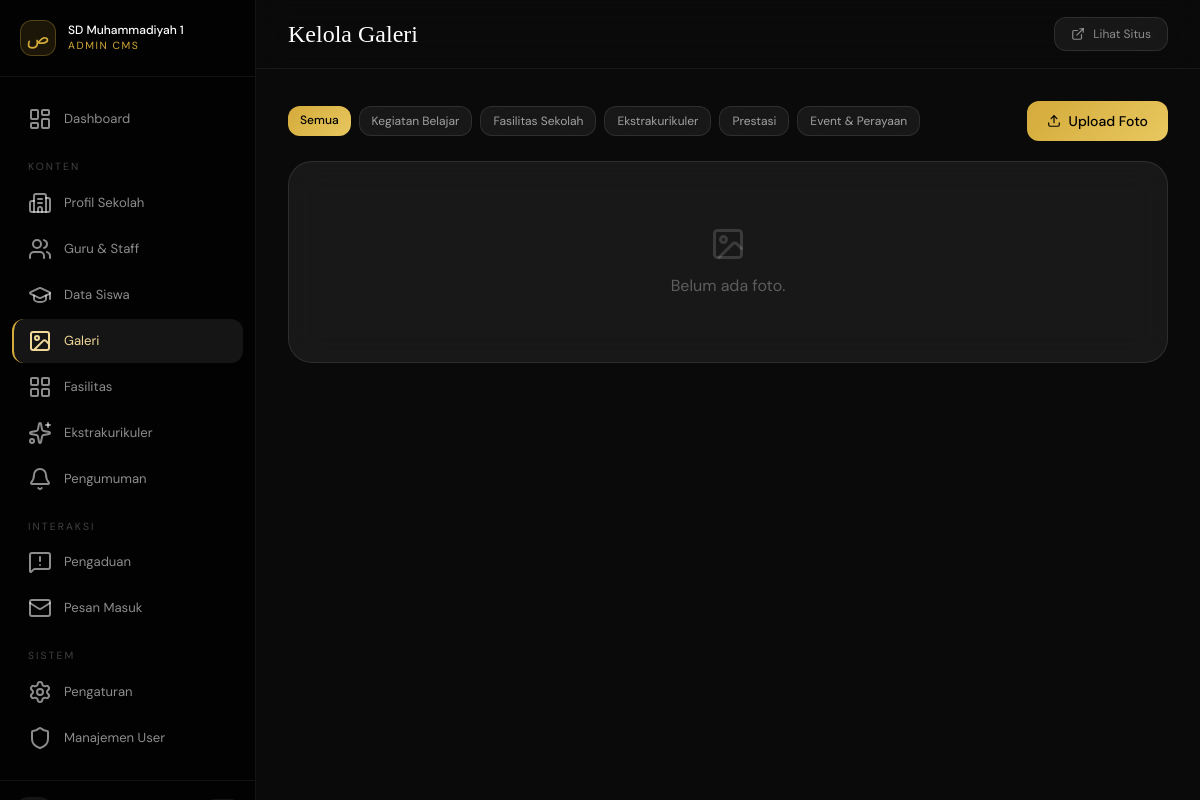
Page /admin/pages/gallery.php (signed in) on the committed database.
### tables this page shows
CREATE TABLE `gallery_categories` (
  `id`         INT UNSIGNED AUTO_INCREMENT PRIMARY KEY,
  `name`       VARCHAR(100) NOT NULL,
  `slug`       VARCHAR(120) NOT NULL UNIQUE,
  `sort_order` INT          DEFAULT 0
);

### includes/config.php (called while the page is built, shortened)
<?php
class Database {
    private static ?PDO $instance = null;
    public static function getInstance(): PDO {
        if (self::$instance === null) {
            $dsn = sprintf('mysql:host=%s;port=%s;dbname=%s;charset=%s',
                DB_HOST, DB_PORT, DB_NAME, DB_CHARSET);
            try {
                self::$instance = new PDO($dsn, DB_USER, DB_PASS, [
                    PDO::ATTR_ERRMODE            => PDO::ERRMODE_EXCEPTION,
                    PDO::ATTR_DEFAULT_FETCH_MODE => PDO::FETCH_ASSOC,
                    PDO::ATTR_EMULATE_PREPARES   => false,
                    PDO::MYSQL_ATTR_INIT_COMMAND => "SET NAMES utf8mb4 COLLATE utf8mb4_unicode_ci",
                ]);
            } catch (PDOException $e) {
                if (APP_ENV === 'development') {
                    die('<pre style="color:red">DB Error: ' . $e->getMessage() . '</pre>');
                }
                die('Service temporarily unavailable. Please try again later.');
            }
        }
        return self::$instance;
    }
}
function db(): PDO { return Database::getInstance(); }
function e(string $str): string {
    return htmlspecialchars($str, ENT_QUOTES | ENT_HTML5, 'UTF-8');
}

### admin/pages/gallery.php (the view, shortened to what this page needs)
<?php
$catFilter=(int)($_GET['cat']??0);
$where=$catFilter?'WHERE g.category_id='.$catFilter:'';
try {
    $cats=db()->query("SELECT * FROM gallery_categories ORDER BY sort_order")->fetchAll();
    $photos=db()->query("SELECT g.*,gc.name as cat_name FROM gallery g LEFT JOIN gallery_categories gc ON g.category_id=gc.id $where ORDER BY g.is_featured DESC,g.sort_order,g.created_at DESC")->fetchAll();
} catch(Exception $e){$cats=[];$photos=[];}
require_once __DIR__ . '/../includes/admin_head.php';
?>
<div class="mb-5 flex flex-wrap items-center justify-between gap-4">
  <div class="flex flex-wrap gap-2">
    <a href="?" class="px-3 py-1.5 rounded-xl text-xs transition-all <?=$catFilter===0?'text-black font-medium':'glass text-white/60 hover:bg-white/10'?>" style="<?=$catFilter===0?'background:linear-gradient(135deg,#d4aa3a,#e8c860)':''?>">Semua</a>
    <?php foreach($cats as $c): ?>
    <a href="?cat=<?=$c['id']?>" class="px-3 py-1.5 rounded-xl text-xs transition-all <?=$catFilter===(int)$c['id']?'text-black font-medium':'glass text-white/60 hover:bg-white/10'?>" style="<?=$catFilter===(int)$c['id']?'background:linear-gradient(135deg,#d4aa3a,#e8c860)':''?>"><?=e($c['name'])?></a>
    <?php endforeach; ?>
  </div>
  <button onclick="openModal()" class="flex items-center gap-2 px-5 py-2.5 rounded-xl text-sm text-black font-medium" style="background:linear-gradient(135deg,#d4aa3a,#e8c860)"><i data-lucide="upload" style="width:14px;height:14px"></i> Upload Foto</button>
</div>
<?php if(empty($photos)): ?>
<div class="glass rounded-3xl p-16 text-center"><i data-lucide="image" style="width:36px;height:36px;color:rgba(255,255,255,.15);margin:0 auto 12px"></i><p style="color:rgba(255,255,255,.3)">Belum ada foto.</p></div>
<?php endif; ?>
</div></main></div></body></html>

### admin/includes/admin_head.php (style rules this page uses)
* { font-family:'DM Sans',sans-serif }
body { background:#0a0a0a;color:#fff }
.glass { background:rgba(255,255,255,.06);backdrop-filter:blur(16px);-webkit-backdrop-filter:blur(16px);border:1px solid rgba(255,255,255,.1) }

### rows in the picture
gallery_categories: name "Kegiatan Belajar"
gallery_categories: name "Fasilitas Sekolah"
gallery_categories: name "Ekstrakurikuler"
gallery_categories: name "Prestasi"
gallery_categories: name "Event & Perayaan"

### other values in the picture
$label "Dashboard Profil Sekolah Guru & Staff Data Siswa Galeri Fasilitas Ekstrakurikuler Pengumuman Pengaduan Pesan Masuk Pengaturan Manajemen User"
$pageTitle "Kelola Galeri"
